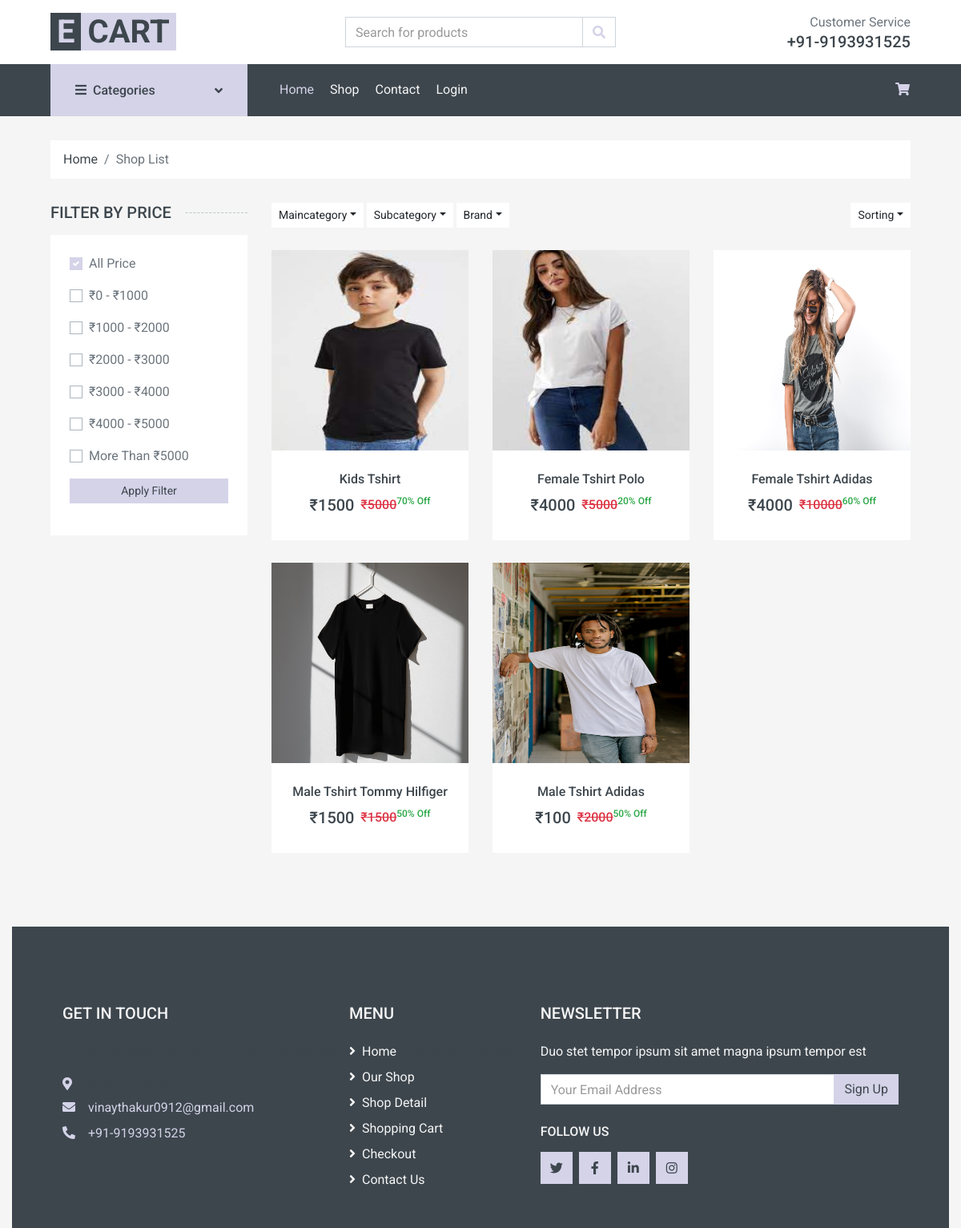
The app's page /shop/All/Tshirt/All/ with its own data.
### mainApp/models.py (models this page shows, shortened)
class Product(models.Model):
    id = models.AutoField(primary_key=True)
    name = models.CharField(max_length=50)
    maincategory = models.ForeignKey(Maincategory, on_delete=models.CASCADE)
    subcategory = models.ForeignKey(Subcategory, on_delete=models.CASCADE)
    brand = models.ForeignKey(Brand, on_delete=models.CASCADE)
    color = models.CharField(max_length=30)
    size = models.CharField(max_length=30)
    baseprice = models.IntegerField()
    discount = models.IntegerField()
    finalprice = models.IntegerField()
    stock = models. BooleanField(default=True)
    description = models.TextField()
    pic1 = models.ImageField(upload_to='products',default=None,null=True, blank=True)
    pic2 = models.ImageField(upload_to='products',default=None,null=True, blank=True)
    pic3 = models.ImageField(upload_to='products',default=None,null=True, blank=True)
    pic4 = models.ImageField(upload_to='products',default=None,null=True, blank=True)

### mainApp/views.py (the view)
# urls.py: path('shop/<str:mc>/<str:sc>/<str:br>/', mainApp.shopPage),
def shopPage(Request,mc,sc,br):
        if(mc == 'All' and sc == 'All' and br == 'All'):
            data = Product.objects.all().order_by('-id')
        elif(mc != 'All' and sc == 'All' and br == 'All'):
            data = Product.objects.filter(maincategory=Maincategory.objects.get(name=mc)).order_by('-id')
        elif(mc == 'All' and sc != 'All' and br == 'All'):
            data = Product.objects.filter(subcategory=Subcategory.objects.get(name=sc)).order_by('-id')
        elif(mc == 'All' and sc == 'All' and br != 'All'):
            data = Product.objects.filter(brand=Brand.objects.get(name=br)).order_by('-id')
        elif(mc != 'All' and sc != 'All' and br == 'All'):
            data = Product.objects.filter(maincategory=Maincategory.objects.get(name=mc),subcategory=Subcategory.objects.get(name=sc)).order_by('-id')
        elif(mc != 'All' and sc == 'All' and br != 'All'):
            data = Product.objects.filter(maincategory=Maincategory.objects.get(name=mc),brand=Brand.objects.get(name=br)).order_by('-id')
        elif(mc == 'All' and sc != 'All' and br != 'All'):
            data = Product.objects.filter(subcategory=Subcategory.objects.get(name=sc),brand=Brand.objects.get(name=br)).order_by('-id')
        else:
            data = Product.objects.filter(maincategory=Maincategory.objects.get(name=mc),subcategory=Subcategory.objects.get(name=sc),brand=Brand.objects.get(name=br)).order_by('-id')
        maincategories = Maincategory.objects.all()
        subcategories = Subcategory.objects.all()
        brands = Brand.objects.all()
        return render(Request, 'shop.html',{'data':data,'maincategories':maincategories,'subcategories':subcategories,'brands':brands,'mc':mc,'sc':sc,'br':br})

### mainApp/templates/shop.html (shortened to what this page needs)
{% extends 'index.html' %}
{% load static %}
{% block body %}
    <div class="container-fluid">
        <div class="row px-xl-5">
            <div class="col-12">
                <nav class="breadcrumb bg-light mb-30">
                    <a class="breadcrumb-item text-dark" href="/">Home</a>
                    <span class="breadcrumb-item active">Shop List</span>
                </nav>
            </div>
        </div>
    </div>
    <div class="container-fluid">
        <div class="row px-xl-5">
            <div class="col-lg-3 col-md-4">
                <h5 class="section-title position-relative text-uppercase mb-3"><span class="bg-secondary pr-3">Filter by price</span></h5>
                <div class="bg-light p-4 mb-30">
                    <form action="/price-filter/{{mc}}/{{sc}}/{{br}}/" method="post">
                        <div class="custom-control custom-checkbox d-flex align-items-center justify-content-between mb-3">
                            <label class="custom-control-label" for="price-all">All Price</label>
                        </div>
                        <div class="custom-control custom-checkbox d-flex align-items-center justify-content-between mb-3">
                            <label class="custom-control-label" for="price-1">&#8377;0 - &#8377;1000</label>
                        </div>
                        <div class="custom-control custom-checkbox d-flex align-items-center justify-content-between mb-3">
                            <label class="custom-control-label" for="price-2">&#8377;1000 - &#8377;2000</label>
                        </div>
                        <div class="custom-control custom-checkbox d-flex align-items-center justify-content-between mb-3">
                            <label class="custom-control-label" for="price-3">&#8377;2000 - &#8377;3000</label>
                        </div>
                        <div class="custom-control custom-checkbox d-flex align-items-center justify-content-between mb-3">
                            <label class="custom-control-label" for="price-4">&#8377;3000 - &#8377;4000</label>
                        </div>
                        <div class="custom-control custom-checkbox d-flex align-items-center justify-content-between mb-3">
                            <label class="custom-control-label" for="price-5">&#8377;4000 - &#8377;5000</label>
                        </div>
                        <div class="custom-control custom-checkbox d-flex align-items-center justify-content-between">
                            <label class="custom-control-label" for="price-6">More Than &#8377;5000</label>
                        </div >
                        <div class="my-3">
                            <button type="submit" class="btn btn-primary btn-sm w-100">Apply Filter</button>
                        </div>
                    </form>
                </div>
            </div>
            <div class="col-lg-9 col-md-8">
                <div class="row pb-3">
                    <div class="col-12 pb-1">
                        <div class="d-flex align-items-center justify-content-between mb-4">
                            <div>
                                <div class="btn-group">
                                    <button type="button" class="btn btn-sm btn-light dropdown-toggle" data-toggle="dropdown">Maincategory</button>
                                </div>
                                <div class="btn-group">
                                    <button type="button" class="btn btn-sm btn-light dropdown-toggle" data-toggle="dropdown">Subcategory</button>
                                </div>
                                <div class="btn-group">
                                    <button type="button" class="btn btn-sm btn-light dropdown-toggle" data-toggle="dropdown">Brand</button>
                                </div>
                             </div>
                            <div class="ml-2">
                                <div class="btn-group">
                                    <button type="button" class="btn btn-sm btn-light dropdown-toggle" data-toggle="dropdown">Sorting</button>
                                </div>
                            </div>
                        </div>
                    </div>
                    {% for item in data %}
                    <div class="col-md-4 col-sm-6 pb-1">
                        <div class="product-item bg-light mb-4">
                            <div class="product-img position-relative overflow-hidden">
                                <a href="/single-product/{{item.id}}">
                                    <img class="w-100" src={{item.pic1.url}} height="250px" alt="">
                                </a>
                            </div>
                            <div class="text-center py-4">
                                <a class="h6 text-decoration-none text-truncate" href="/single-product/{{item.id}}">{{item.name}}
                                <div class="d-flex align-items-center justify-content-center mt-2">
                                    <h5>&#8377;{{item.finalprice}}</h5><h6 class="text-muted ml-2"><del class="text-danger">&#8377;{{item.baseprice}}</del><sup class="text-success">{{item.discount}}% Off</sup></h6>
                                </div>
                            </div>
                        </div>
                    </div>
                    {% endfor %}
            </div>
        </div>
    </div>
{% endblock %}

### records on screen
Product: pic1 (picture), name "Kids Tshirt", finalprice "1500", baseprice "5000", discount "70"
Product: pic1 (picture), name "Female Tshirt Polo", finalprice "4000", baseprice "5000", discount "20"
Product: pic1 (picture), name "Female Tshirt Adidas", finalprice "4000", baseprice "10000", discount "60"
Product: pic1 (picture), name "Male Tshirt Tommy Hilfiger", finalprice "1500", baseprice "1500", discount "50"
Product: pic1 (picture), name "Male Tshirt Adidas", finalprice "100", baseprice "2000", discount "50"
